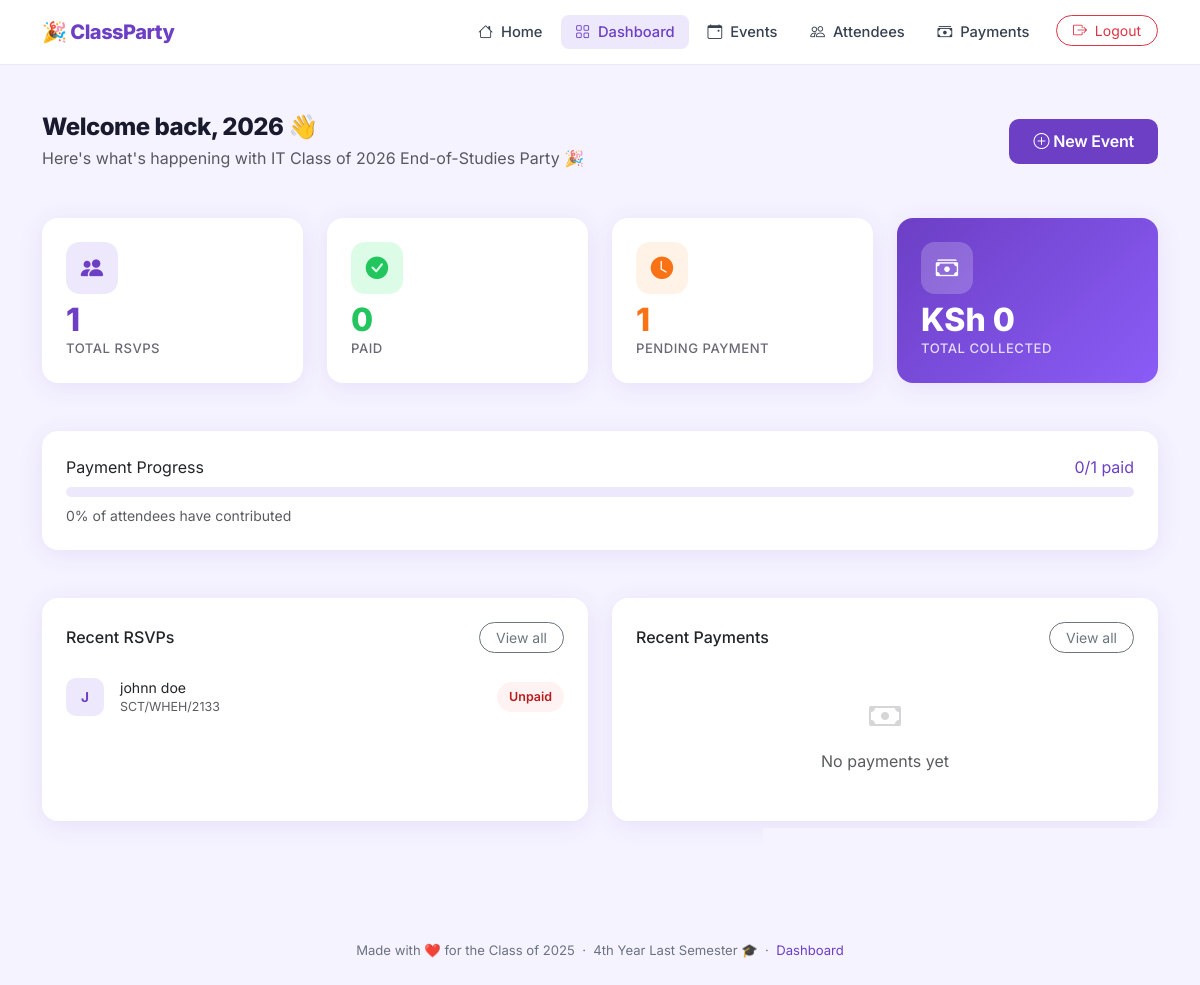
Screenshot of /accounts/dashboard/ (signed in) with the database file from the repository.
### accounts/models.py (models this page shows, shortened)
class AdminUser(AbstractUser):
    phone_number = models.CharField(max_length=15, blank=True)
    is_class_rep = models.BooleanField(default=False)
    class Meta:
        verbose_name = 'Admin User'
        verbose_name_plural = 'Admin Users'

### events/models.py (models this page shows, shortened)
class Event(models.Model):
    name = models.CharField(max_length=200)
    description = models.TextField(blank=True)
    date = models.DateTimeField()
    venue = models.CharField(max_length=300)
    contribution_amount = models.DecimalField(max_digits=10, decimal_places=2)
    rsvp_deadline = models.DateTimeField()
    mpesa_paybill = models.CharField(max_length=20, blank=True)
    mpesa_account = models.CharField(max_length=50, blank=True)
    is_active = models.BooleanField(default=True)
    created_at = models.DateTimeField(auto_now_add=True)
    updated_at = models.DateTimeField(auto_now=True)
    class Meta:
        ordering = ['-created_at']
        verbose_name = 'Event'
        verbose_name_plural = 'Events'

### rsvp/models.py (models this page shows, shortened)
class RSVPEntry(models.Model):
    event = models.ForeignKey(Event, on_delete=models.CASCADE, related_name='rsvp_entries')
    full_name = models.CharField(max_length=200)
    registration_number = models.CharField(max_length=50, unique=True)
    phone_number = models.CharField(max_length=15)
    is_attending = models.BooleanField(default=True)
    created_at = models.DateTimeField(auto_now_add=True)
    updated_at = models.DateTimeField(auto_now=True)
    class Meta:
        ordering = ['-created_at']
        verbose_name = 'RSVP Entry'
        verbose_name_plural = 'RSVP Entries'
        unique_together = ('event', 'registration_number')
    @property
    def has_paid(self):
        return self.payments.filter(status='completed').exists()

### accounts/views.py (the view)
# urls.py: path('dashboard/', views.dashboard, name='dashboard'),
@login_required
def dashboard(request):
    event = Event.objects.filter(is_active=True).first()
    total_rsvp = RSVPEntry.objects.filter(is_attending=True).count()
    total_paid = Payment.objects.filter(status='completed').count()
    total_pending = total_rsvp - total_paid
    total_collected = Payment.objects.filter(
        status='completed'
    ).aggregate(total=Sum('amount'))['total'] or 0
    recent_rsvps = RSVPEntry.objects.filter(
        is_attending=True
    ).order_by('-created_at')[:10]
    recent_payments = Payment.objects.filter(
        status='completed'
    ).order_by('-paid_at')[:10]
    context = {
        'event': event,
        'total_rsvp': total_rsvp,
        'total_paid': total_paid,
        'total_pending': total_pending,
        'total_collected': total_collected,
        'recent_rsvps': recent_rsvps,
        'recent_payments': recent_payments,
    }
    return render(request, 'accounts/dashboard.html', context)

### templates/accounts/dashboard.html (shortened to what this page needs)
{% extends 'base.html' %}
{% block content %}
<div class="container py-5">
  <div class="d-flex flex-wrap align-items-center justify-content-between gap-3 mb-5">
    <div>
      <h2 class="section-header mb-1">Welcome back, {{ user.get_full_name|default:user.username }} 👋</h2>
      <p class="text-muted mb-0">Here's what's happening with {{ event.name|default:"the party" }}</p>
    </div>
    <a href="{% url 'events:create' %}" class="btn btn-primary-custom">
      <i class="bi bi-plus-circle me-1"></i>New Event
    </a>
  </div>
  <div class="row g-4 mb-5">
    <div class="col-sm-6 col-lg-3">
      <div class="stat-card" style="background:#fff;">
        <div class="stat-icon" style="background:var(--primary-light); color:var(--primary);">
          <i class="bi bi-people-fill"></i>
        </div>
        <div class="stat-value" style="color:var(--primary);">{{ total_rsvp }}</div>
        <div class="stat-label">Total RSVPs</div>
      </div>
    </div>
    <div class="col-sm-6 col-lg-3">
      <div class="stat-card" style="background:#fff;">
        <div class="stat-icon" style="background:var(--success-light); color:var(--success);">
          <i class="bi bi-check-circle-fill"></i>
        </div>
        <div class="stat-value" style="color:var(--success);">{{ total_paid }}</div>
        <div class="stat-label">Paid</div>
      </div>
    </div>
    <div class="col-sm-6 col-lg-3">
      <div class="stat-card" style="background:#fff;">
        <div class="stat-icon" style="background:#fff3e8; color:var(--accent);">
          <i class="bi bi-clock-fill"></i>
        </div>
        <div class="stat-value" style="color:var(--accent);">{{ total_pending }}</div>
        <div class="stat-label">Pending Payment</div>
      </div>
    </div>
    <div class="col-sm-6 col-lg-3">
      <div class="stat-card" style="background: linear-gradient(135deg, var(--primary), #8b5cf6); color:#fff;">
        <div class="stat-icon" style="background:rgba(255,255,255,0.2); color:#fff;">
          <i class="bi bi-cash-stack"></i>
        </div>
        <div class="stat-value" style="color:#fff;">KSh {{ total_collected|floatformat:0 }}</div>
        <div class="stat-label" style="opacity:0.8;">Total Collected</div>
      </div>
    </div>
  </div>
  {% if total_rsvp > 0 %}
  <div class="card p-4 mb-5">
    <div class="d-flex justify-content-between align-items-center mb-2">
      <span class="fw-600">Payment Progress</span>
      <span class="fw-700" style="color:var(--primary);">
        {{ total_paid }}/{{ total_rsvp }} paid
      </span>
    </div>
    <div class="progress">
    </div>
    <div class="text-muted small mt-2">
      {% widthratio total_paid total_rsvp 100 %}% of attendees have contributed
    </div>
  </div>
  {% endif %}
  <div class="row g-4">
    <div class="col-lg-6">
      <div class="card h-100">
        <div class="card-body p-4">
          <div class="d-flex justify-content-between align-items-center mb-3">
            <h6 class="fw-700 mb-0">Recent RSVPs</h6>
            <a href="{% url 'rsvp:list' %}" class="btn btn-sm btn-outline-secondary rounded-pill px-3">View all</a>
          </div>
          {% for rsvp in recent_rsvps %}
          <div class="d-flex align-items-center gap-3 py-2 {% if not forloop.last %}border-bottom{% endif %}" style="border-color:#f3f0ff !important;">
            <div class="avatar">{{ rsvp.full_name|first|upper }}</div>
            <div class="flex-grow-1 min-w-0">
              <div class="fw-600" style="font-size:0.88rem;">{{ rsvp.full_name }}</div>
              <div class="text-muted" style="font-size:0.78rem;">{{ rsvp.registration_number }}</div>
            </div>
            {% if rsvp.has_paid %}
              <span class="badge-paid">Paid</span>
            {% else %}
              <span class="badge-unpaid">Unpaid</span>
            {% endif %}
          </div>
          {% empty %}
          <div class="text-center text-muted py-4">
            <i class="bi bi-people fs-2 d-block mb-2 opacity-25"></i>
            No RSVPs yet
          </div>
          {% endfor %}
        </div>
      </div>
    </div>
    <div class="col-lg-6">
      <div class="card h-100">
        <div class="card-body p-4">
          <div class="d-flex justify-content-between align-items-center mb-3">
            <h6 class="fw-700 mb-0">Recent Payments</h6>
            <a href="{% url 'payments:list' %}" class="btn btn-sm btn-outline-secondary rounded-pill px-3">View all</a>
          </div>
          {% for payment in recent_payments %}
          <div class="d-flex align-items-center gap-3 py-2 {% if not forloop.last %}border-bottom{% endif %}" style="border-color:#f3f0ff !important;">
            <div class="avatar" style="background:var(--success-light); color:var(--success);">
              <i class="bi bi-{% if payment.method == 'mpesa' %}phone{% else %}cash{% endif %}"></i>
            </div>
            <div class="flex-grow-1">
              <div class="fw-600" style="font-size:0.88rem;">{{ payment.rsvp_entry.full_name }}</div>
              <div class="text-muted" style="font-size:0.78rem;">
                {{ payment.method|upper }} · {{ payment.paid_at|date:"d M, H:i" }}
              </div>
            </div>
            <span class="fw-700" style="color:var(--success); font-size:0.9rem;">
              KSh {{ payment.amount|floatformat:0 }}
            </span>
          </div>
          {% empty %}
          <div class="text-center text-muted py-4">
            <i class="bi bi-cash fs-2 d-block mb-2 opacity-25"></i>
            No payments yet
          </div>
          {% endfor %}
        </div>
      </div>
    </div>
  </div>
</div>
{% endblock %}

### templates/base.html (shortened to what this page needs)
<!DOCTYPE html>
<html lang="en">
<head>
  <link href="https://cdn.jsdelivr.net/npm/bootstrap@5.3.2/dist/css/bootstrap.min.css" rel="stylesheet"/>
  <link href="https://cdn.jsdelivr.net/npm/bootstrap-icons@1.11.3/font/bootstrap-icons.min.css" rel="stylesheet"/>
</head>
<body>
  <nav class="navbar navbar-expand-lg sticky-top">
    <div class="container">
      <a class="navbar-brand navbar-brand-text" href="{% url 'rsvp:home' %}">
        🎉 ClassParty
      </a>
      <div class="collapse navbar-collapse" id="mainNav">
        <ul class="navbar-nav ms-auto gap-1">
          <li class="nav-item">
            <a class="nav-link {% if request.resolver_match.namespace == 'rsvp' %}active{% endif %}"
               href="{% url 'rsvp:home' %}">
              <i class="bi bi-house me-1"></i> Home
            </a>
          </li>
          {% if user.is_authenticated %}
          <li class="nav-item">
            <a class="nav-link {% if request.resolver_match.url_name == 'dashboard' %}active{% endif %}"
               href="{% url 'accounts:dashboard' %}">
              <i class="bi bi-grid me-1"></i> Dashboard
            </a>
          </li>
          <li class="nav-item">
            <a class="nav-link {% if request.resolver_match.namespace == 'events' %}active{% endif %}"
               href="{% url 'events:list' %}">
              <i class="bi bi-calendar-event me-1"></i> Events
            </a>
          </li>
          <li class="nav-item">
            <a class="nav-link {% if request.resolver_match.url_name == 'list' and request.resolver_match.namespace == 'rsvp' %}active{% endif %}"
               href="{% url 'rsvp:list' %}">
              <i class="bi bi-people me-1"></i> Attendees
            </a>
          </li>
          <li class="nav-item">
            <a class="nav-link {% if request.resolver_match.namespace == 'payments' %}active{% endif %}"
               href="{% url 'payments:list' %}">
              <i class="bi bi-cash-stack me-1"></i> Payments
            </a>
          </li>
          <li class="nav-item ms-2">
            <a class="btn btn-sm btn-outline-danger rounded-pill px-3"
               href="{% url 'accounts:logout' %}">
              <i class="bi bi-box-arrow-right me-1"></i> Logout
            </a>
          </li>
          {% endif %}
        </ul>
      </div>
    </div>
  </nav>
  <main class="page-content">
    {% block content %}{% endblock %}
  </main>
  <footer class="text-center py-4 mt-5" style="font-size:0.82rem; color: var(--text-muted-custom);">
    Made with ❤️ for the Class of 2025 &nbsp;·&nbsp; 4th Year Last Semester 🎓
    &nbsp;·&nbsp;
    {% if user.is_authenticated %}
      <a href="{% url 'accounts:dashboard' %}" style="color: var(--primary); text-decoration:none;">Dashboard</a>
    {% else %}
      <a href="{% url 'accounts:login' %}" style="color: var(--text-muted-custom); text-decoration:none;">Admin</a>
    {% endif %}
  </footer>
</body>
</html>

### templates/base.html (style rules this page uses)
:root { --primary: #6c3fc5; --primary-dark: #5530a0; --primary-light: #ede8fb; --accent: #f97316; --accent-light: #fff3e8; --success: #22c55e; --success-light: #dcfce7; --danger: #ef4444; --dark: #0f0f1a; --card-bg: #ffffff; --body-bg: #f5f3ff; --text-muted-custom: #6b7280; --border-radius: 16px; --border-radius-sm: 10px; --shadow: 0 4px 24px rgba(108,63,197,0.10); --shadow-hover: 0 8px 32px rgba(108,63,197,0.18); }
* { box-sizing: border-box; }
body { font-family: 'Inter', sans-serif; background: var(--body-bg); color: #1a1a2e; min-height: 100vh; }
.navbar-brand-text { font-weight: 800; font-size: 1.25rem; letter-spacing: -0.5px; color: var(--primary) !important; }
.navbar { background: #fff !important; border-bottom: 1px solid #ede8fb; padding: 0.75rem 0; }
.navbar .nav-link { color: #374151 !important; font-weight: 500; font-size: 0.92rem; padding: 0.4rem 0.9rem !important; border-radius: 8px; transition: all 0.2s; }
.navbar .nav-link:hover, .navbar .nav-link.active { background: var(--primary-light); color: var(--primary) !important; }
.card { border: none; border-radius: var(--border-radius); box-shadow: var(--shadow); background: var(--card-bg); }
.stat-card { border-radius: var(--border-radius); padding: 1.5rem; border: none; box-shadow: var(--shadow); }
.stat-card .stat-icon { width: 52px; height: 52px; border-radius: 14px; display: flex; align-items: center; justify-content: center; font-size: 1.4rem; }
.stat-card .stat-value { font-size: 2rem; font-weight: 800; line-height: 1.1; margin: 0.5rem 0 0.15rem; }
.stat-card .stat-label { font-size: 0.82rem; font-weight: 500; text-transform: uppercase; letter-spacing: 0.5px; opacity: 0.65; }
.btn-primary-custom { background: var(--primary); color: #fff; border: none; border-radius: 10px; font-weight: 600; padding: 0.65rem 1.5rem; transition: all 0.2s; letter-spacing: -0.2px; }
.badge-unpaid { background: #fef2f2; color: #b91c1c; font-size: 0.78rem; font-weight: 600; padding: 0.35rem 0.75rem; border-radius: 20px; }
.section-header { font-weight: 800; font-size: 1.5rem; letter-spacing: -0.5px; color: #1a1a2e; }
.avatar { width: 38px; height: 38px; border-radius: 10px; background: var(--primary-light); display: flex; align-items: center; justify-content: center; font-weight: 700; font-size: 0.85rem; color: var(--primary); flex-shrink: 0; }
.page-content { animation: fadeUp 0.35s ease both; }
.progress { border-radius: 10px; background: #ede8fb; height: 10px; }

### rows the page displays
AdminUser: get_full_name "2026"
Event: name "IT Class of 2026 End-of-Studies Party 🎉"
RSVPEntry: full_name|first "J", full_name "johnn doe", registration_number "SCT/WHEH/2133", shows "Unpaid"

### other values shown
{{ total_rsvp }} "1"
{{ total_paid }} "0"
{{ total_pending }} "1"
{{ total_collected|floatformat:0 }} "0"
